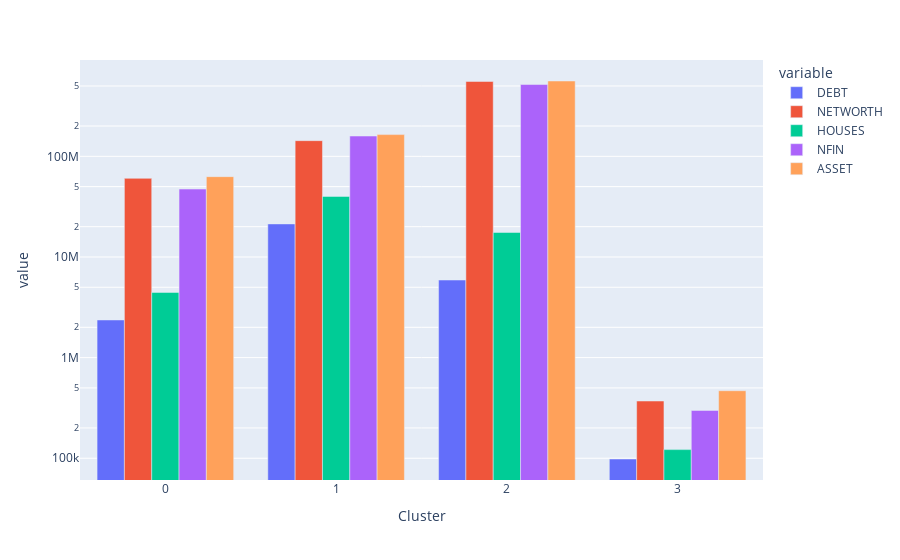

The code cell stored with this chart in its notebook:
### Code cell
# Create side-by-side bar chart of `xgb`
fig = px.bar(xgb, barmode= "group", log_y = True)
fig.update_xaxes(title_text='Cluster')
fig.show()

### Figure 1 — Plotly figure (JSON) as saved in the notebook; plotly's stock layout.template omitted (floating-point values rounded to 4 significant figures)
{"data": [{"alignmentgroup": "True", "hovertemplate": "variable=DEBT<br>index=%{x}<br>value=%{y}<extra></extra>", "legendgroup": "DEBT", "marker": {"color": "#636efa", "pattern": {"shape": ""}}, "name": "DEBT", "offsetgroup": "DEBT", "orientation": "v", "showlegend": true, "textposition": "auto", "type": "bar", "x": [0, 1, 2, 3], "xaxis": "x", "y": [2366000.0, 21310000.0, 5902000.0, 98320.0], "yaxis": "y"}, {"alignmentgroup": "True", "hovertemplate": "variable=NETWORTH<br>index=%{x}<br>value=%{y}<extra></extra>", "legendgroup": "NETWORTH", "marker": {"color": "#EF553B", "pattern": {"shape": ""}}, "name": "NETWORTH", "offsetgroup": "NETWORTH", "orientation": "v", "showlegend": true, "textposition": "auto", "type": "bar", "x": [0, 1, 2, 3], "xaxis": "x", "y": [60460000.0, 143100000.0, 554600000.0, 370500.0], "yaxis": "y"}, {"alignmentgroup": "True", "hovertemplate": "variable=HOUSES<br>index=%{x}<br>value=%{y}<extra></extra>", "legendgroup": "HOUSES", "marker": {"color": "#00cc96", "pattern": {"shape": ""}}, "name": "HOUSES", "offsetgroup": "HOUSES", "orientation": "v", "showlegend": true, "textposition": "auto", "type": "bar", "x": [0, 1, 2, 3], "xaxis": "x", "y": [4442000.0, 39970000.0, 17520000.0, 121900.0], "yaxis": "y"}, {"alignmentgroup": "True", "hovertemplate": "variable=NFIN<br>index=%{x}<br>value=%{y}<extra></extra>", "legendgroup": "NFIN", "marker": {"color": "#ab63fa", "pattern": {"shape": ""}}, "name": "NFIN", "offsetgroup": "NFIN", "orientation": "v", "showlegend": true, "textposition": "auto", "type": "bar", "x": [0, 1, 2, 3], "xaxis": "x", "y": [47290000.0, 159200000.0, 517200000.0, 298500.0], "yaxis": "y"}, {"alignmentgroup": "True", "hovertemplate": "variable=ASSET<br>index=%{x}<br>value=%{y}<extra></extra>", "legendgroup": "ASSET", "marker": {"color": "#FFA15A", "pattern": {"shape": ""}}, "name": "ASSET", "offsetgroup": "ASSET", "orientation": "v", "showlegend": true, "textposition": "auto", "type": "bar", "x": [0, 1, 2, 3], "xaxis": "x", "y": [62830000.0, 164400000.0, 560500000.0, 468800.0], "yaxis": "y"}], "layout": {"barmode": "group", "legend": {"title": {"text": "variable"}, "tracegroupgap": 0}, "margin": {"t": 60}, "xaxis": {"anchor": "y", "domain": [0, 1], "title": {"text": "Cluster"}}, "yaxis": {"anchor": "x", "domain": [0, 1], "title": {"text": "value"}, "type": "log"}}}
